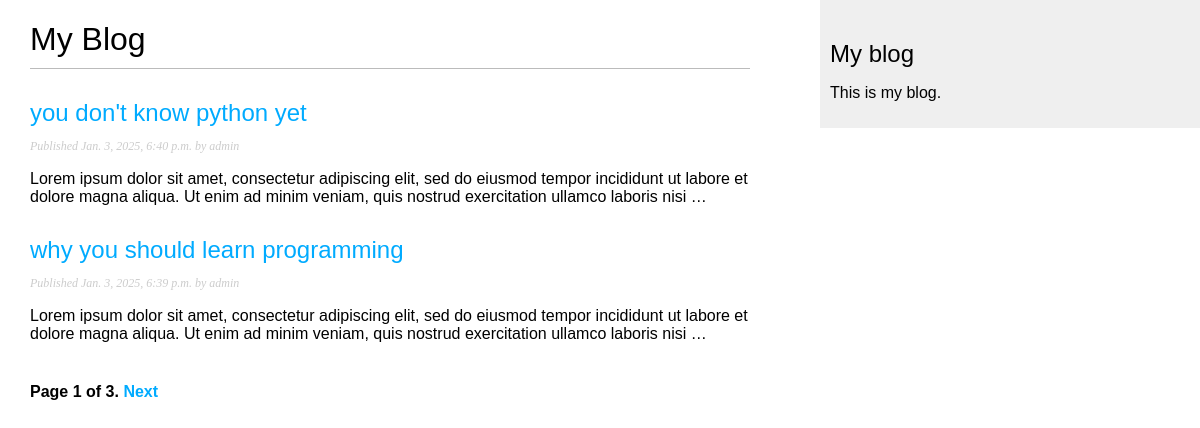
Screenshot of /blog/ with the database file from the repository.
### blog/models.py (models this page shows, shortened)
class Post(models.Model):
    class Status(models.TextChoices):
        DRAFT = 'DF', 'Draft'
        PUBLISHED = 'PB', 'Published'
    title = models.CharField(max_length=250)
    slug = models.SlugField(
        max_length=250,
        unique_for_date='publish')
    author = models.ForeignKey(
        settings.AUTH_USER_MODEL,
        on_delete=models.CASCADE,
        related_name='blog_posts'
    )
    body = models.TextField()
    publish = models.DateTimeField(default=timezone.now)
    created = models.DateTimeField(auto_now_add=True)
    updated = models.DateTimeField(auto_now=True)
    status = models.CharField(
        max_length=2,
        choices=Status,
        default=Status.DRAFT
    )
    objects = models.Manager()
    published = PublishedManager()
    class Meta:
        ordering = ['-publish']
        indexes = [
            models.Index(fields=['-publish']),
        ]
    def get_absolute_url(self):
        return reverse(
            'blog:post_detail',
            args=[
                self.publish.year,
                self.publish.month,
                self.publish.day,
                self.slug
            ]
        )

### blog/views.py (the view)
# urls.py: path('', views.PostListView.as_view(), name='post_list'),
class PostListView(ListView):
    queryset = Post.published.all()
    context_object_name = 'posts'
    paginate_by = 2
    template_name = 'blog/post/list.html'

### blog/templates/blog/post/list.html (shortened to what this page needs)
{% extends "blog/base.html" %}
{% block content %}
    <h1>My Blog</h1>
    {% for post in posts %}
        <h2>
            <a href="{{ post.get_absolute_url }}">
                {{ post.title }}
            </a>
        </h2>
        <p class="date">
            Published {{ post.publish }} by {{ post.author }}
        </p>
        {{ post.body|truncatewords:30|linebreaks }}
    {% endfor %}
    {% include "pagination.html" with page=page_obj %}
{% endblock %}

### blog/static/css/blog.css (style rules this page uses)
body { margin:0; padding:0; font-family:helvetica, sans-serif; }
a { color:#00abff; text-decoration:none; }
h1 { font-weight:normal; border-bottom:1px solid #bbb; padding:0 0 10px 0; }
h2 { font-weight:normal; margin:30px 0 0; }
p.date { color:#ccc; font-family: georgia, serif; font-size: 12px; font-style: italic; }

### rows the page displays
Post: title "you don't know python yet", publish "Jan. 3, 2025, 6:40 p.m.", author "admin", body "Lorem ipsum dolor sit amet, consectetur adipiscing elit, sed do eiusmod tempor incididunt ut labore et dolore magna aliqua. Ut enim ad minim veniam, quis nostrud exercitation ullamco laboris nisi …"
Post: title "why you should learn programming", publish "Jan. 3, 2025, 6:39 p.m.", author "admin", body "Lorem ipsum dolor sit amet, consectetur adipiscing elit, sed do eiusmod tempor incididunt ut labore et dolore magna aliqua. Ut enim ad minim veniam, quis nostrud exercitation ullamco laboris nisi …"

### other values shown
{{ page.number }} "1"
{{ page.paginator.num_pages }} "3"
